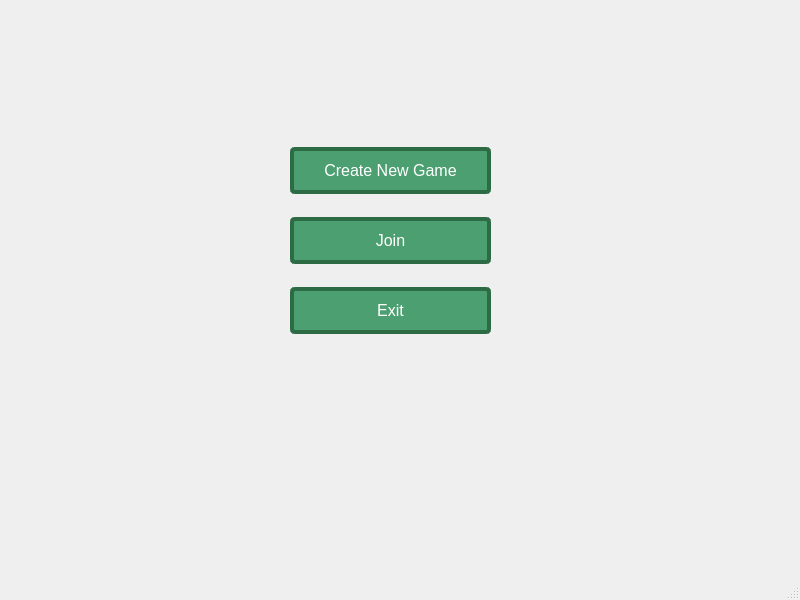
<?xml version="1.0" encoding="UTF-8"?>
<ui version="4.0">
 <class>MainWindow</class>
 <widget class="QMainWindow" name="MainWindow">
  <property name="geometry">
   <rect>
    <x>0</x>
    <y>0</y>
    <width>800</width>
    <height>600</height>
   </rect>
  </property>
  <property name="windowTitle">
   <string>MainWindow</string>
  </property>
  <widget class="QWidget" name="centralwidget">
   <widget class="QWidget" name="verticalLayoutWidget">
    <property name="geometry">
     <rect>
      <x>290</x>
      <y>130</y>
      <width>201</width>
      <height>221</height>
     </rect>
    </property>
    <layout class="QVBoxLayout" name="verticalLayout">
     <item>
      <widget class="QPushButton" name="createButton">
       <property name="styleSheet">
        <string notr="true">QPushButton {
                          background-color: #4C9F70; 
                          color: white; 
                          font-size: 16px; 
                          border: 4px solid #2C6B43; 
                          border-radius: 5px; 
                          padding: 10px 10px;
                          text-align: center;
                          }
QPushButton:pressed {
                          background-color: #3E7F58;
}
QPushButton:hover {
                          background-color: #3E7F58;
}</string>
       </property>
       <property name="text">
        <string>Create New Game</string>
       </property>
      </widget>
     </item>
     <item>
      <widget class="QPushButton" name="joinButton">
       <property name="styleSheet">
        <string notr="true">QPushButton {
                          background-color: #4C9F70; 
                          color: white; 
                          font-size: 16px; 
                          border: 4px solid #2C6B43; 
                          border-radius: 5px; 
                          padding: 10px 10px;
                          text-align: center;
                          }
QPushButton:pressed {
                          background-color: #3E7F58;
}
QPushButton:hover {
                          background-color: #3E7F58;
}</string>
       </property>
       <property name="text">
        <string>Join</string>
       </property>
      </widget>
     </item>
     <item>
      <widget class="QPushButton" name="exitButton">
       <property name="styleSheet">
        <string notr="true">QPushButton {
                          background-color: #4C9F70; 
                          color: white; 
                          font-size: 16px; 
                          border: 4px solid #2C6B43; 
                          border-radius: 5px; 
                          padding: 10px 10px;
                          text-align: center;
                          }
QPushButton:pressed {
                          background-color: #3E7F58;
}
QPushButton:hover {
                          background-color: #3E7F58;
}</string>
       </property>
       <property name="text">
        <string>Exit</string>
       </property>
      </widget>
     </item>
    </layout>
   </widget>
  </widget>
  <widget class="QMenuBar" name="menubar">
   <property name="geometry">
    <rect>
     <x>0</x>
     <y>0</y>
     <width>800</width>
     <height>20</height>
    </rect>
   </property>
  </widget>
  <widget class="QStatusBar" name="statusbar"/>
 </widget>
 <resources/>
 <connections/>
</ui>
